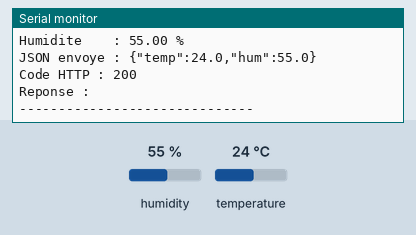
Recording of a sketch running on a simulated ESP8266 (NodeMCU). On the bench: the last lines printed to the serial monitor. Inputs (shaded band) come from the test bench; at power-on: humidity 55 %, temperature 24 °C. WiFi joins after 1.5 s; servers stay silent unless stated; uploads are accepted with an empty reply.

Above: at 2.8 s.
2.9 s: humidity set to 22 %
10.5 s: temperature set to 12 °C
At 12.01 s:
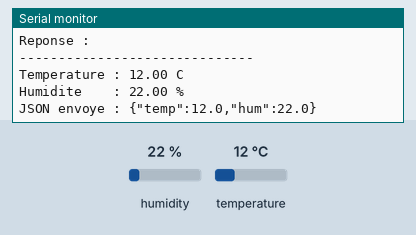
18.1 s: humidity set to 40 %
At 22.24 s:
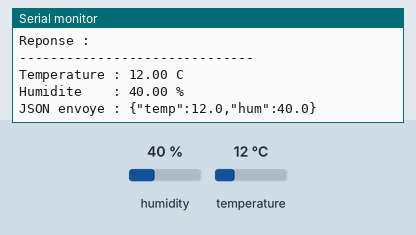

Measured:
- after the input at 10.5 s, the serial monitor: prints a new line after 1.4 s (image 1)
- after the input at 18.1 s, the serial monitor: prints a new line after 4.0 s (image 2)

The sketch:

ColdChain_ESP8266.ino
```cpp
// ColdChain - ESP8266 NodeMCU + DHT11 -> API Django REST
// Carte : NodeMCU 1.0 (ESP-12E Module) - Moniteur serie : 115200 bauds
// Bibliotheques : "DHT sensor library" (Adafruit) + "Adafruit Unified Sensor"

#include <ESP8266WiFi.h>
#include <ESP8266HTTPClient.h>
#include <WiFiClientSecure.h>   // connexion HTTPS (site en ligne PythonAnywhere)
#include <DHT.h>

#define DHTPIN D2        // DATA du DHT11 sur D2 (GPIO4)
#define DHTTYPE DHT11

DHT dht(DHTPIN, DHTTYPE);

// ====== A MODIFIER ======
const char* WIFI_SSID     = "NOM_DU_WIFI";
const char* WIFI_PASSWORD = "MOT_DE_PASSE";
// URL de l'API en ligne (PythonAnywhere). Garder le "/" final apres add.
const char* SERVER_URL    = "https://achraf.pythonanywhere.com/api/add/";
// Ancienne URL (serveur Django sur le PC, meme Wi-Fi) :
// const char* SERVER_URL = "http://10.9.11.141:8000/api/post";

// true  = si le DHT11 ne repond pas, on envoie des valeurs de TEST (demo)
// false = si le DHT11 ne repond pas, on n'envoie rien
const bool MODE_TEST = true;
const float TEMP_TEST = 25.0;
const float HUM_TEST  = 50.0;
// ========================

const unsigned long INTERVALLE_MS = 10000;  // une mesure toutes les 10 s

void connecterWiFi() {
  WiFi.mode(WIFI_STA);
  WiFi.begin(WIFI_SSID, WIFI_PASSWORD);
  Serial.print("Connexion Wi-Fi a ");
  Serial.print(WIFI_SSID);

  unsigned long debut = millis();
  while (WiFi.status() != WL_CONNECTED) {
    delay(500);
    Serial.print(".");
    // Message d'aide si la connexion prend plus de 20 secondes
    if (millis() - debut > 20000) {
      Serial.println("\nWi-Fi introuvable : verifier nom, mot de passe, reseau 2,4 GHz");
      debut = millis();
    }
  }
  Serial.println("\nWi-Fi connecte");
  Serial.print("IP de l'ESP8266 : ");
  Serial.println(WiFi.localIP());
  Serial.print("Serveur Django   : ");
  Serial.println(SERVER_URL);
  Serial.println("------------------------------");
}

void setup() {
  Serial.begin(115200);
  delay(100);
  Serial.println();
  Serial.println("=== ColdChain ESP8266 + DHT11 ===");
  dht.begin();
  connecterWiFi();
}

void loop() {
  float temperature = dht.readTemperature();
  float humidite    = dht.readHumidity();

  // Lecture invalide : NaN, ou 0 / 0 (capteur qui ne repond pas)
  bool lectureInvalide = isnan(temperature) || isnan(humidite) ||
                         (temperature == 0 && humidite == 0);

  if (lectureInvalide) {
    if (MODE_TEST) {
      Serial.println("Erreur lecture DHT11 -> envoi de valeurs de TEST");
      temperature = TEMP_TEST;
      humidite    = HUM_TEST;
    } else {
      Serial.println("Erreur lecture DHT11 (verifier 3V3, GND, DATA sur D2)");
      delay(5000);
      return;
    }
  }

  // Les cles doivent etre EXACTEMENT celles du modele Django : temp et hum
  String json = "{\"temp\":" + String(temperature, 1) +
                ",\"hum\":"  + String(humidite, 1) + "}";

  Serial.print("Temperature : "); Serial.print(temperature); Serial.println(" C");
  Serial.print("Humidite    : "); Serial.print(humidite);    Serial.println(" %");
  Serial.println("JSON envoye : " + json);

  if (WiFi.status() != WL_CONNECTED) {
    Serial.println("Wi-Fi deconnecte, reconnexion...");
    connecterWiFi();
  }

  // HTTPS : client securise. setInsecure() = on ne verifie pas le certificat
  // du site (suffisant pour un TP ; la connexion reste chiffree).
  WiFiClientSecure client;
  client.setInsecure();
  HTTPClient http;
  http.begin(client, SERVER_URL);
  http.addHeader("Content-Type", "application/json");

  int httpCode = http.POST(json);
  Serial.print("Code HTTP : ");
  Serial.println(httpCode);           // 201 = mesure enregistree

  if (httpCode > 0) {
    Serial.println("Reponse : " + http.getString());
  } else {
    Serial.println("Erreur connexion : " + http.errorToString(httpCode));
  }
  http.end();

  Serial.println("------------------------------");
  delay(INTERVALLE_MS);
}
```
